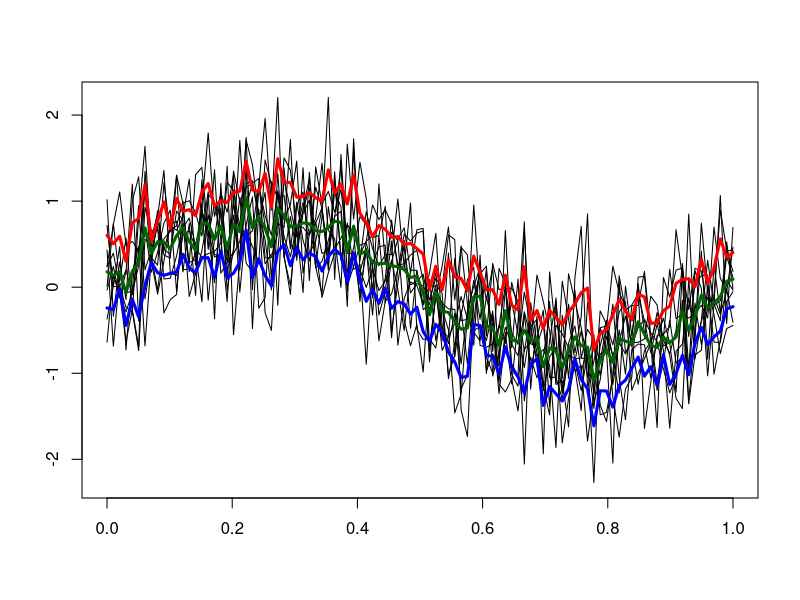

Write the R code that produced this figure.

## clear history
rm(list = ls(all = TRUE))
graphics.off()

## generating data
n = 100
m = 10
y = 0
c = 0.8
set.seed(2017)
for (j in 1:m) {
    innov = rnorm(n, mean = 0, sd = 0.5)
    xx    = seq(0, 1, length = n)
    y     = cbind(y, c * sin(2 * pi * xx) + innov)
}
y = y[, -1]
plot(xx, y[, 1], ylab = "", xlab = "", type = "l", col = "white", ylim = c(min(y), 
    max(y)))
## plot the curves
for (j in 1:m) {
    lines(xx, y[, j])
}

## LAWS for vector, return (1-dim)expectile at given tau level
laws1D = function(vec0, tau0) {
    n  = length(vec0)
    e0 = mean(vec0)
    repeat {
        i_pos = vec0 >= e0
        n_pos = sum(i_pos)
        i_neg = vec0 < e0
        n_neg = sum(i_neg)
        e0    = as.numeric((tau0 * (i_pos %*% vec0) + (1 - tau0) * (i_neg %*% vec0))/(sum(tau0 * 
            i_pos) + sum((1 - tau0) * i_neg)))
        if (all((vec0 >= e0) == i_pos)) {
            break
        }
    }
    return(e0)
}

## compute and plot the expectile curves
tau = c(0.1, 0.5, 0.9)
e   = matrix(0, nrow = n, ncol = length(tau))
for (i in 1:n) {
    for (t in 1:length(tau)) {
        e[i, t] = laws1D(y[i, ], tau[t])
    }
}
lines(xx, e[, 1], lwd = 3, col = "blue")
lines(xx, e[, 2], lwd = 3, col = "darkgreen")
lines(xx, e[, 3], lwd = 3, col = "red")
